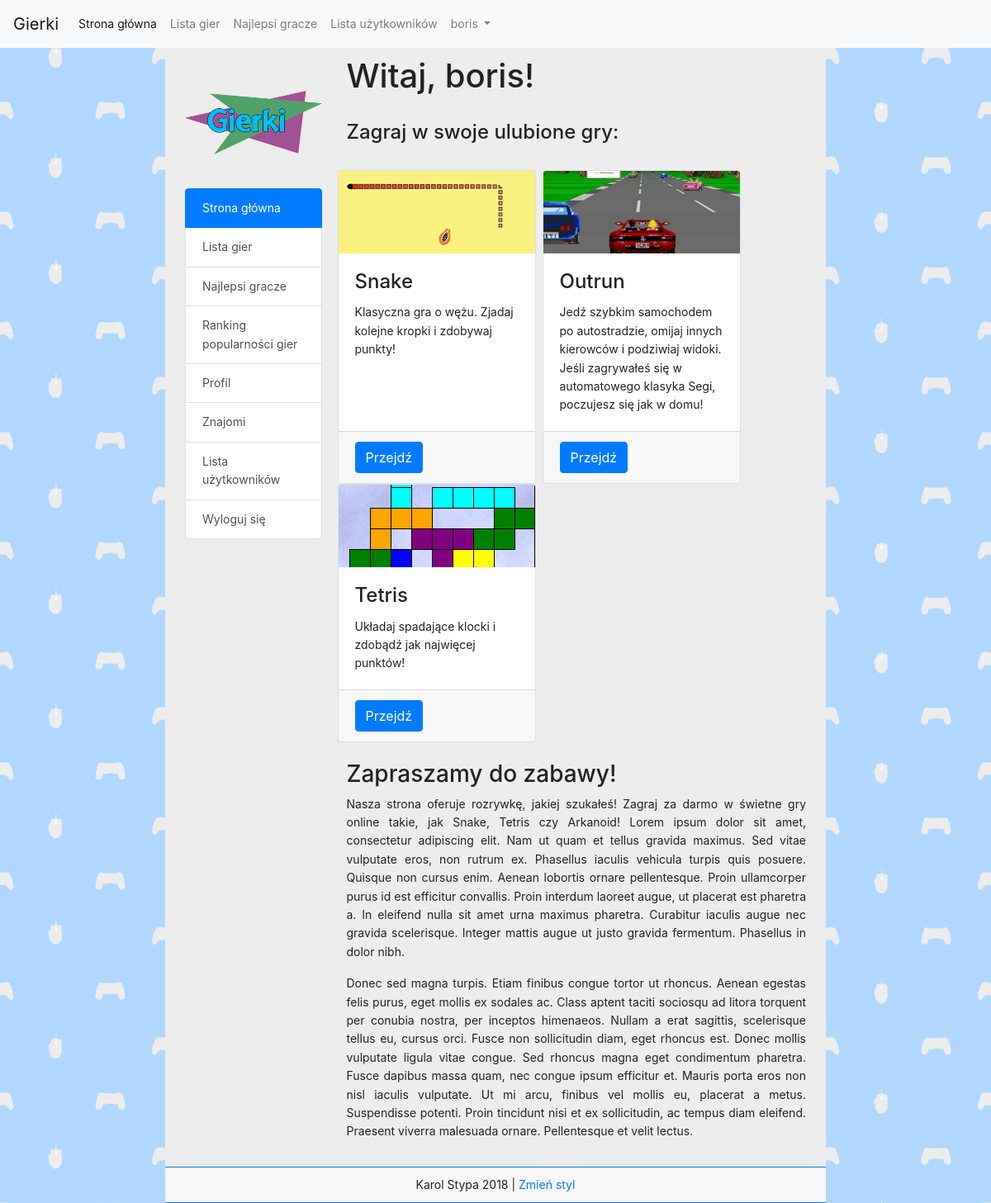
Page / (signed in) on the earlier database version.
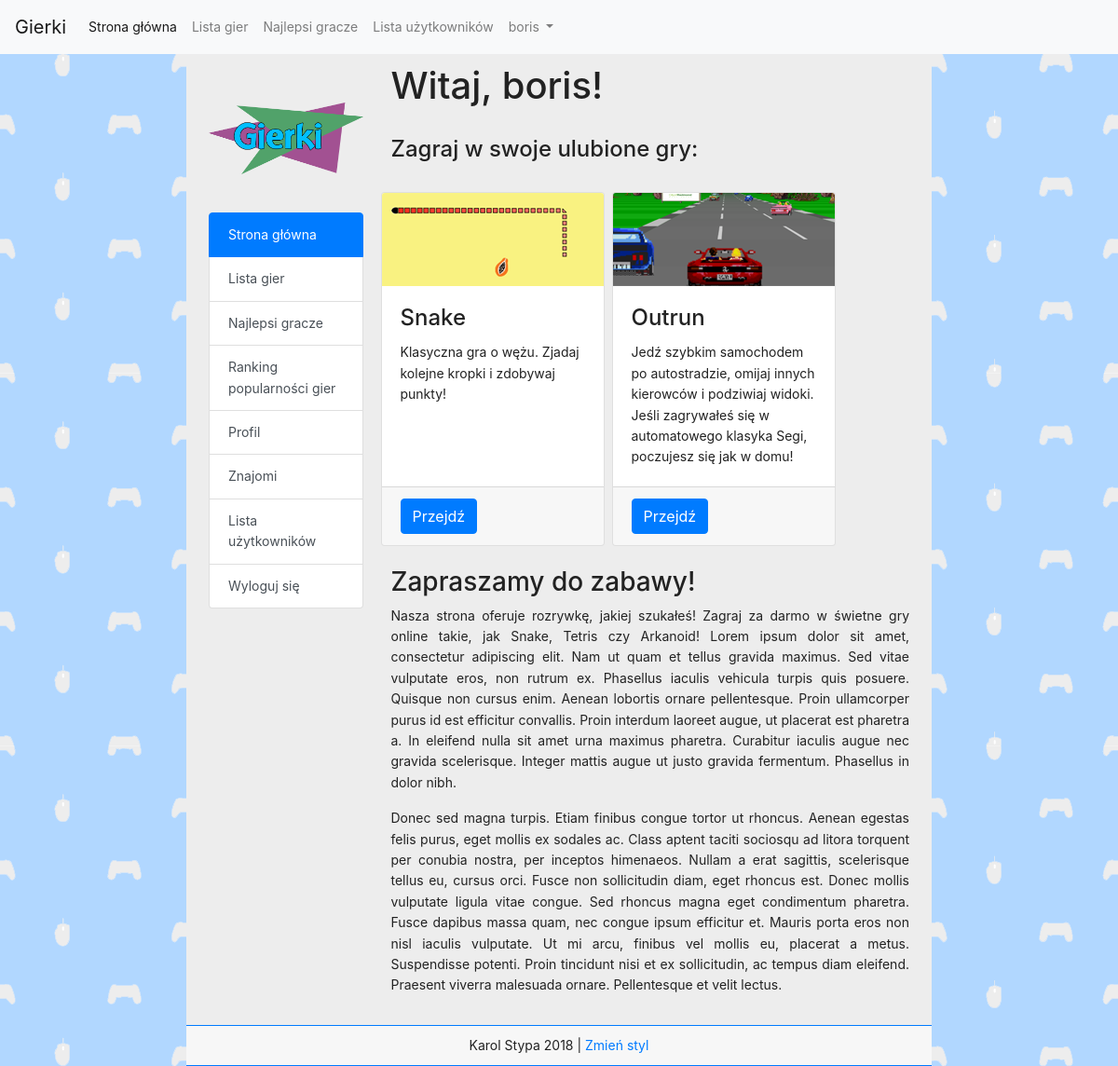
Same page on the later database version.
### tables this page shows
CREATE TABLE `favorites` (
  `id` int(11) NOT NULL,
  `user_id` int(11) NOT NULL,
  `game_id` int(11) NOT NULL
);

CREATE TABLE `games` (
  `id` int(11) NOT NULL,
  `name` varchar(255) NOT NULL,
  `play_count` int(11) NOT NULL,
  `description` varchar(255) NOT NULL,
  `path` varchar(255) NOT NULL,
  `thumbnail` varchar(255) NOT NULL,
  `image1` varchar(255) NOT NULL,
  `image2` varchar(255) NOT NULL
);

### session.php (called while the page is built, shortened)
<?php
if (isset($_SESSION['loggedin'])) {
    if ($_SESSION['loggedin']) {
        $user_result = mysql_query("SELECT * from `users` WHERE `login` = '".$_SESSION['login']."' limit 1");
        $user_id = mysql_fetch_assoc($user_result);
        $style = $user_id['style'];
        if($style == 1) {
            $btncolor = "btn-danger";
            $cardcolor = "card-dark bg-dark";
            $listcolor = "list-group-item-dark";
            $badgecolor = "badge-danger";
        }
        else {
            $btncolor = "btn-primary";
            $cardcolor = "";
        }
    }
}
?>

### index.php (the view, shortened to what the changed rows need)
<?php
	require_once "session.php";
?>
<!DOCTYPE html>
<html>
	<head>
		<link rel="stylesheet" href="https://maxcdn.bootstrapcdn.com/bootstrap/4.0.0-beta.2/css/bootstrap.min.css">
		<?php
		if($style == 1) {
			echo '<link rel="stylesheet" href="./css/style-dark.css">';
		}
		else {
			echo '<link rel="stylesheet" href="./css/style.css">';
		}
		?>
	</head>
	<body>
		<div class="container col-md-8 px-4 main">
			<div class="row">
			<?php
			if(isset($_SESSION['loggedin'])) {
				if ($_SESSION['loggedin'])
				{
					$user_result = mysql_query("SELECT * from `users` WHERE `login` = '".$_SESSION['login']."' limit 1");
			        $user_id = mysql_fetch_assoc($user_result);
					$uid = $user_id['id'];
					echo '
					<div class="col-md-9">
					<h1>Witaj, '.$_SESSION['login'].'!</h1>
					<br>
					<h4>Zagraj w swoje ulubione gry:</h4>';
					$fav_select_query = "SELECT A.game_id, B.thumbnail, B.description, B.name as game
                                                FROM favorites A
                                                JOIN games B
                                                ON B.id = A.game_id
                                                WHERE A.user_id = ".$uid."
                                                ORDER BY B.id ASC";
                    $fav_select_result = mysql_query($fav_select_query);
					echo '<br><div class="row">';
                    while($row = mysql_fetch_assoc($fav_select_result)) {
						echo '
						<div class="card mx-1 '.$cardcolor.'" style="width:15rem">
							<img class="card-img-top" src="'.$row['thumbnail'].'" alt="Game thumbnail">
							<div class="card-body">
								<h4 class="card-title">'.$row['game'].'</h4>
								<p class="card-text">'.$row['description'].'</p>
							</div>
							<div class="card-footer">
								<a href="game.php?id='.$row['game_id'].'" class="btn '.$btncolor.'">Przejdź</a>
							</div>
						</div>';
                    }
					echo '</div>';
					?>
					<br>
					</div>
					<?php
				}
			}
			?>
			</div>
		</div>
	</body>
</html>

Differences in the rows shown:
removed favorites: game.thumbnail (picture), game.name "Tetris", game.description "Układaj spadające klocki i zdobądź jak najwięcej punktów!"
